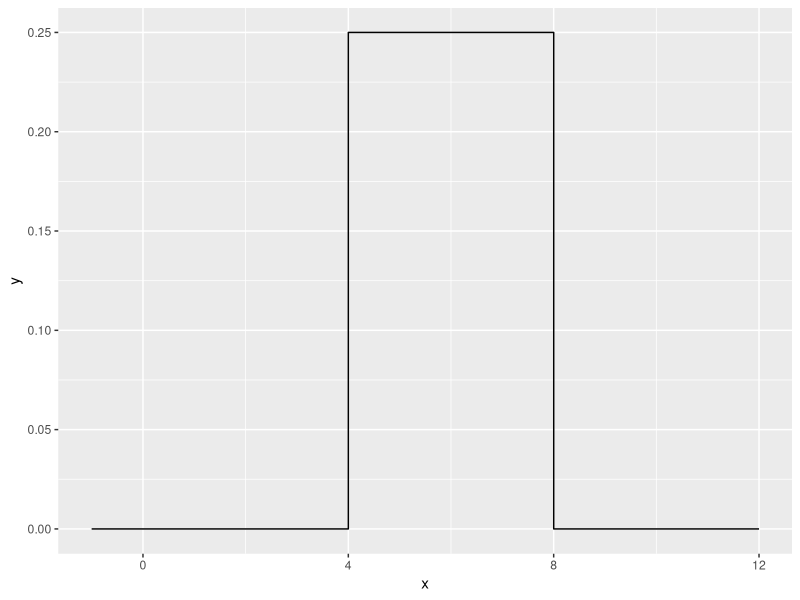
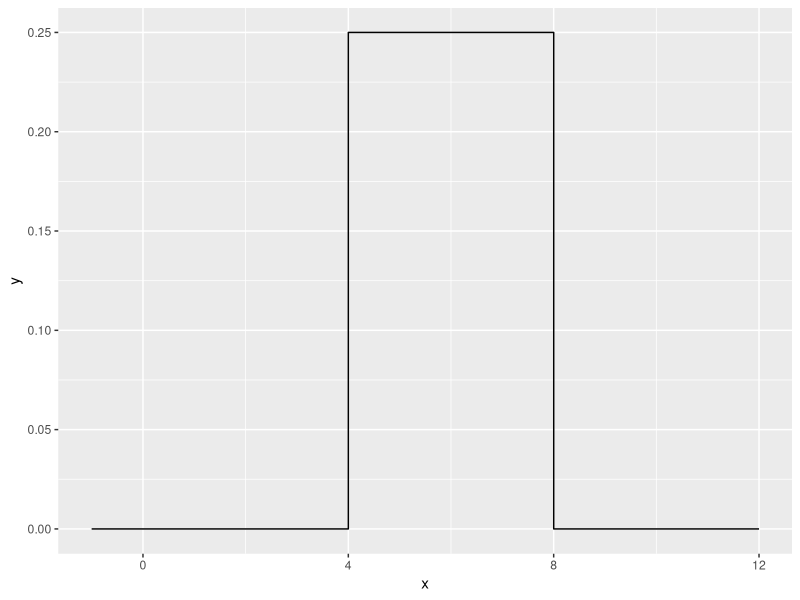
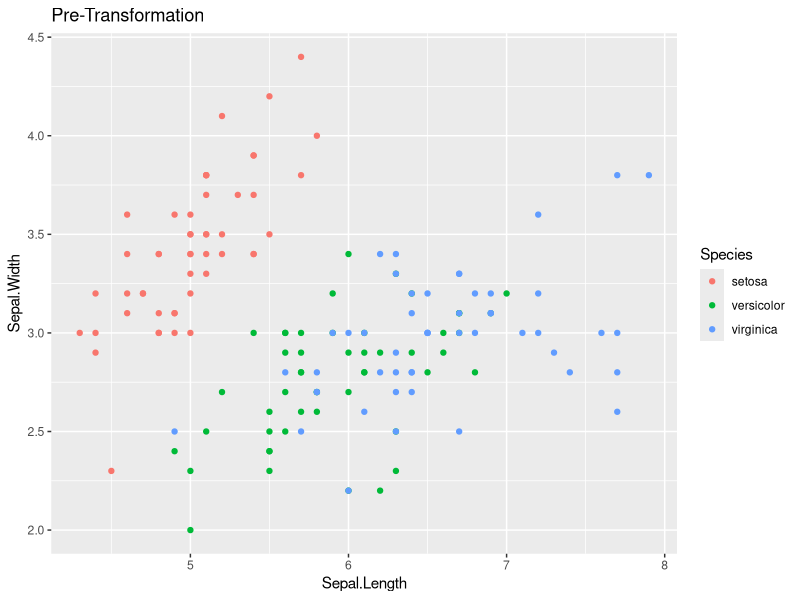
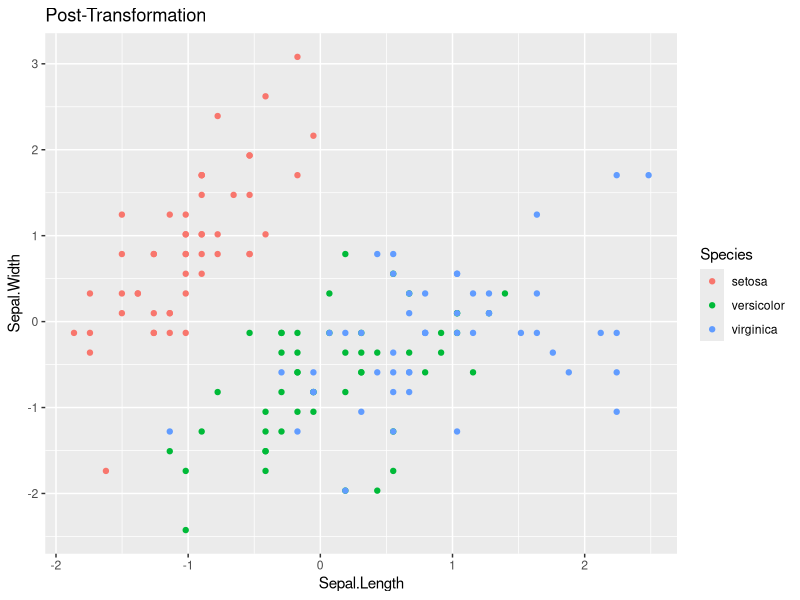

The R script that drew these images, in order:
## ---- chunk 1
knitr::opts_chunk$set(echo = TRUE,warning = FALSE, message = FALSE)
## ---- chunk 2
duniform <- function(x,a,b){
  if(a <= x & x <= b){
    output = 1/(b-a)
  }else{
    output = 0
  }
  
  return(output)
}
duniform(-20,1,10)
duniform(6,1,10)
duniform(20,1,10)

## ---- chunk 3
duniform <- function(x, a, b){
  output <- NULL
  for( i in 1 : length(x)){  
      if( x[i] >= a & x[i] <= b ){ 
        output[i] = 1/(b-a)
    }else{
      output[i] = 0
    }
  }
  return(output)
}
duniform(1:8,2,20)

## ---- chunk 4
library(dplyr)
library(ggplot2)
data.frame( x=seq(-1, 12, by=.001) ) %>%
    mutate( y = duniform(x, 4, 8) ) %>%
    ggplot( aes(x=x, y=y) ) +
    geom_step()
## ---- chunk 5
library(microbenchmark)
microbenchmark::microbenchmark( duniform( seq(-4,12,by=.0001), 4, 8), times=100)
## ---- chunk 6
duniform1 <- function(x, a, b){
   output <- ifelse(x>=a & x <= b, 1/(b-a),0)
   return(output)
}
duniform1(1:21,2,20)

## ---- chunk 7
library(dplyr)
library(ggplot2)
data.frame( x=seq(-1, 12, by=.001) ) %>%
    mutate( y = duniform1(x, 4, 8) ) %>%
    ggplot( aes(x=x, y=y) ) +
    geom_step()

## ---- chunk 8
library(microbenchmark)
microbenchmark::microbenchmark( duniform1( seq(-4,12,by=.0001), 4, 8), times=100)
## ---- chunk 9
duniform2 <- function(x,min = 0, max = 1){
  output <- ifelse(x>=min & x <= max, 1/(max-min),0)
  return(output)
}
duniform2(1:7,2,20)
duniform2(3)
## ---- chunk 10
standardize <- function(x){
  (x-mean(x))/sd(x)
    }
    
data( 'iris' )

ggplot(iris, aes(x=Sepal.Length, y=Sepal.Width, color=Species)) +
  geom_point() +
  labs(title='Pre-Transformation')
    
iris.z <- iris %>% mutate( across(where(is.numeric), standardize) )
    
ggplot(iris.z, aes(x=Sepal.Length, y=Sepal.Width, color=Species)) +
   geom_point() +
labs(title='Post-Transformation')

## ---- chunk 11

Fizz_Buzz_Game <- function(n){
 output <- c()
  for( i in 1:length(n)){
    output[i] <- ""
    if(i %% 3 == 0){output[i] <- paste(output[i], "Fizz")}
    if(i %% 5 == 0){output[i] <-  paste(output[i], "Buzz")}
    if(output[i] == ""){output[i] <- i}
  }
 return(output)
}

Fizz_Buzz_Game(1:50)

## ---- chunk 12
myFill <- function(x){
for(i in 1:length(x)){
  if(is.na(x[i])){
    x[i] =x[i-1]
    }
  }
return(x)
}

test.vector <- c('A',NA,NA, 'B','C', NA,NA,NA)
myFill(test.vector)

